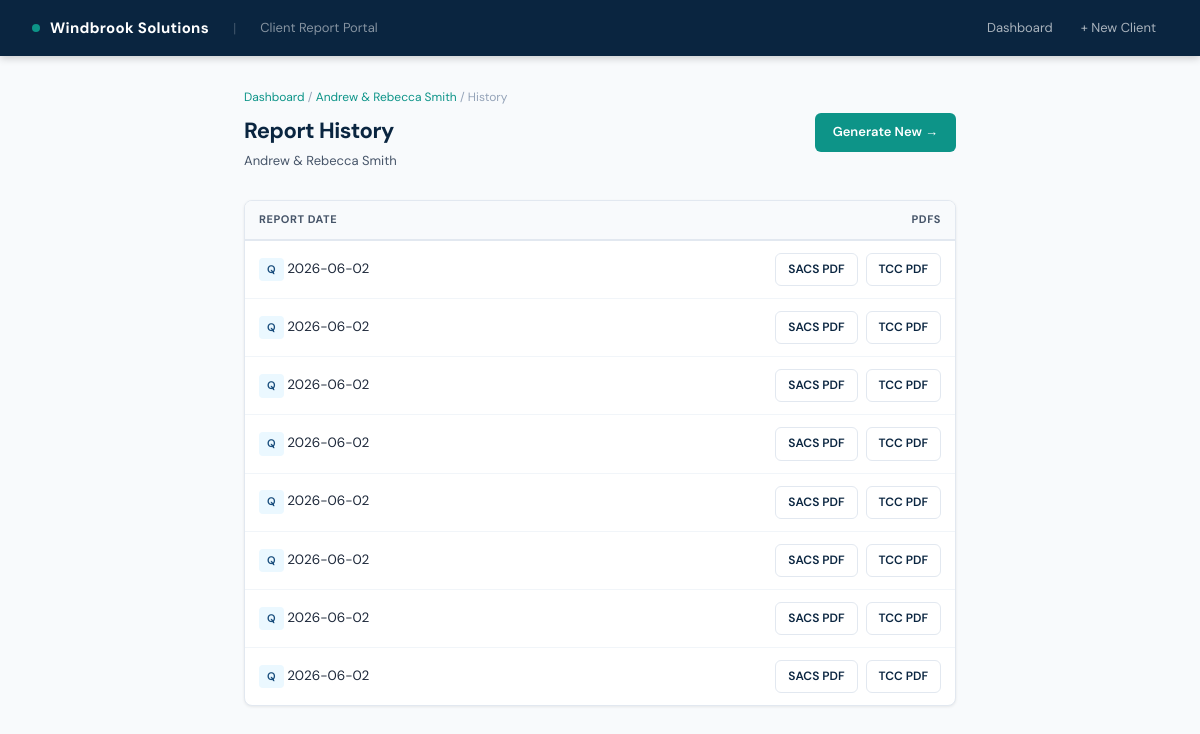
/client/1/history, run on the app's committed database.
### tables this page shows
CREATE TABLE clients (
            id INTEGER PRIMARY KEY AUTOINCREMENT,
            name TEXT NOT NULL,
            c1_name TEXT, c1_dob TEXT, c1_ssn TEXT,
            c2_name TEXT, c2_dob TEXT, c2_ssn TEXT,
            monthly_inflow REAL DEFAULT 0,
            monthly_outflow REAL DEFAULT 0,
            insurance_deductibles REAL DEFAULT 0,
            private_reserve_balance REAL DEFAULT 0,
            schwab_investment_balance REAL DEFAULT 0,
            last_report_date TEXT,
            created_at TEXT DEFAULT CURRENT_TIMESTAMP
        );

CREATE TABLE report_history (
            id INTEGER PRIMARY KEY AUTOINCREMENT,
            client_id INTEGER NOT NULL,
            report_date TEXT NOT NULL,
            data_snapshot TEXT NOT NULL,
            FOREIGN KEY (client_id) REFERENCES clients(id)
        );

### app.py (the view)
@app.route('/client/<int:client_id>/history')
def report_history(client_id):
    client, _ = get_client_full(client_id)
    conn = get_db()
    history = conn.execute(
        "SELECT id, report_date FROM report_history WHERE client_id=? ORDER BY report_date DESC",
        (client_id,)
    ).fetchall()
    conn.close()
    return render_template('history.html', client=client, history=[dict(h) for h in history])

### app.py (called while the page is built)
def get_db():
    conn = sqlite3.connect(DB_PATH)
    conn.row_factory = sqlite3.Row
    return conn

def get_client_full(client_id):
    conn = get_db()
    client = conn.execute("SELECT * FROM clients WHERE id=?", (client_id,)).fetchone()
    accounts = conn.execute(
        "SELECT * FROM accounts WHERE client_id=? ORDER BY account_type, sort_order",
        (client_id,)
    ).fetchall()
    conn.close()
    if not client:
        return None, []
    return dict(client), [dict(a) for a in accounts]

### templates/history.html (shortened to what this page needs)
{% extends "base.html" %}
{% block content %}
<div class="page-sm">
    <div class="breadcrumb"><a href="/">Dashboard</a> / <a href="/client/{{ client.id }}">{{ client.name }}</a> / History</div>
    <div class="page-header">
        <div>
            <h1>Report History</h1>
            <p>{{ client.name }}</p>
        </div>
        <a href="/client/{{ client.id }}/entry" class="btn btn-teal">Generate New →</a>
    </div>
    {% if history %}
    <div class="card" style="padding:0; overflow:hidden;">
        <table class="table">
            <thead>
                <tr>
                    <th>Report Date</th>
                    <th style="text-align:right;">PDFs</th>
                </tr>
            </thead>
            <tbody>
                {% for h in history %}
                <tr>
                    <td><span class="badge badge-blue">Q</span>  {{ h.report_date }}</td>
                    <td style="text-align:right;">
                        <div class="btn-group" style="justify-content:flex-end;">
                            <a href="/client/{{ client.id }}/pdf/sacs" class="btn btn-ghost btn-sm" target="_blank">SACS PDF</a>
                            <a href="/client/{{ client.id }}/pdf/tcc"  class="btn btn-ghost btn-sm" target="_blank">TCC PDF</a>
                        </div>
                    </td>
                </tr>
                {% endfor %}
            </tbody>
        </table>
    </div>
    {% else %}
    <div class="card" style="text-align:center; padding:48px; color:var(--gray-400);">
        No reports generated yet.
    </div>
    {% endif %}
</div>
{% endblock %}

### templates/base.html (style rules this page uses)
*, *::before, *::after { box-sizing: border-box; margin: 0; padding: 0; }
:root { --navy: #0A2540; --navy-light: #1E3A5F; --teal: #0D9488; --teal-light: #CCFBF1; --green: #276749; --green-light: #F0FFF4; --red: #9B2335; --red-light: #FFF5F5; --blue: #1A4E7D; --blue-light: #EBF8FF; --gray-50: #F8FAFC; --gray-100: #F1F5F9; --gray-200: #E2E8F0; --gray-400: #94A3B8; --gray-600: #475569; --gray-800: #1E293B; --gold: #B7791F; --gold-light: #FFFBEB; --white: #FFFFFF; --radius: 8px; --shadow-sm: 0 1px 3px rgba(0,0,0,0.08); --shadow-md: 0 4px 12px rgba(0,0,0,0.10); --shadow-lg: 0 10px 30px rgba(0,0,0,0.12); }
body { font-family: 'DM Sans', sans-serif; background: var(--gray-50); color: var(--gray-800); min-height: 100vh; font-size: 14px; line-height: 1.6; }
.page-sm { max-width: 760px; margin: 0 auto; padding: 32px 24px 64px; }
.page-header { display: flex; align-items: flex-start; justify-content: space-between; margin-bottom: 28px; gap: 16px; }
.page-header h1 { font-size: 22px; font-weight: 700; color: var(--navy); letter-spacing: -0.02em; }
.page-header p { color: var(--gray-600); font-size: 13px; margin-top: 3px; }
.breadcrumb { font-size: 12px; color: var(--gray-400); margin-bottom: 6px; }
.breadcrumb a { color: var(--teal); text-decoration: none; }
.card { background: var(--white); border: 1px solid var(--gray-200); border-radius: var(--radius); padding: 24px; margin-bottom: 20px; box-shadow: var(--shadow-sm); }
.btn { display: inline-flex; align-items: center; gap: 6px; padding: 9px 18px; border-radius: 6px; font-family: 'DM Sans', sans-serif; font-size: 13px; font-weight: 600; cursor: pointer; border: none; text-decoration: none; transition: all 0.15s; white-space: nowrap; }
.btn-teal { background: var(--teal); color: white; }
.btn-ghost { background: transparent; color: var(--navy); border: 1.5px solid var(--gray-200); }
.btn-sm { padding: 6px 12px; font-size: 12px; }
.btn-group { display: flex; gap: 8px; flex-wrap: wrap; }
.table { width: 100%; border-collapse: collapse; }
.table th { text-align: left; padding: 10px 14px; font-size: 11px; font-weight: 700; text-transform: uppercase; letter-spacing: 0.05em; color: var(--gray-600); border-bottom: 2px solid var(--gray-200); background: var(--gray-50); }
.table td { padding: 12px 14px; border-bottom: 1px solid var(--gray-100); font-size: 13.5px; }
.table tr:last-child td { border-bottom: none; }
.badge { display: inline-block; padding: 3px 8px; border-radius: 4px; font-size: 11px; font-weight: 600; }
.badge-blue { background: var(--blue-light); color: var(--blue); }

### data on the page
clients: name "Andrew & Rebecca Smith"
report_history: report_date "2026-06-02"
report_history: report_date "2026-06-02"
report_history: report_date "2026-06-02"
report_history: report_date "2026-06-02"
report_history: report_date "2026-06-02"
report_history: report_date "2026-06-02"
report_history: report_date "2026-06-02"
report_history: report_date "2026-06-02"
